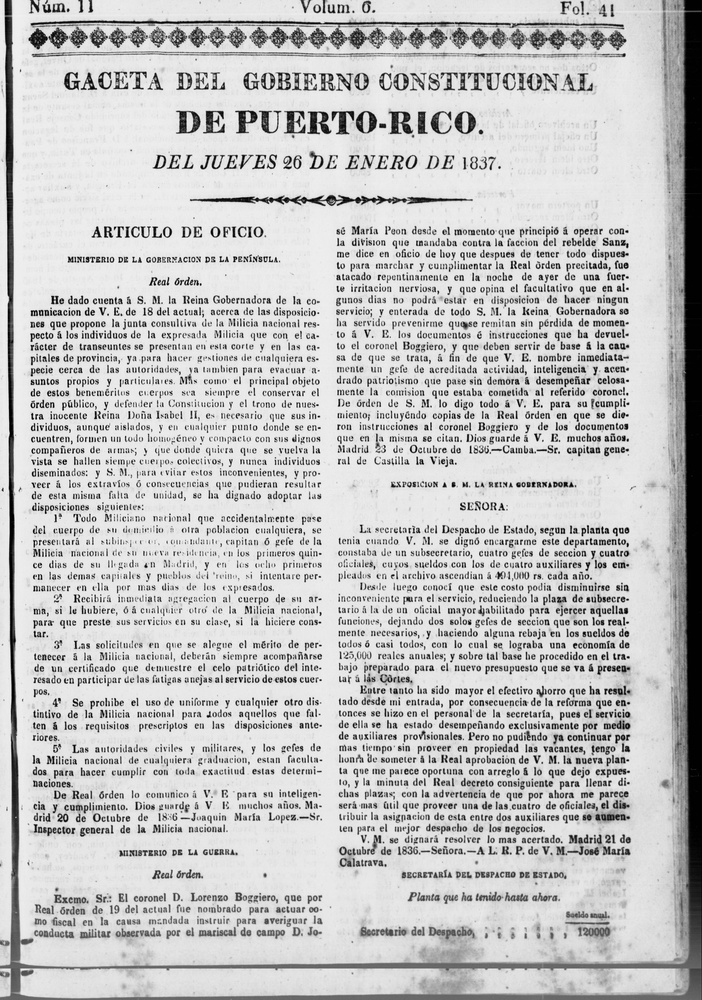
#> input picture code/docstrum/images_bank/AC_2c_title_clean.jpg, 702 x 1000 px, shrunk from 4904 x 6983 before the run; its folder holds only this picture in this run
$ python -i LABA.py   (imports and definitions only)   (older library calls are emulated)
#> lines starting #> are read from the running program, lines starting #| are printed output that depends on the picture; after the words box and inside, x2 and y2 are one past the last pixel; in counts of white or black regions, pixels touching at a corner belong together
#> further down, picture is the input picture: shape (1000, 702, 3); min 0, max 255, mean 195.5
import numpy as np
import cv2
import os


# [1 line not run here, left out]
IMG = './data_BCEV2/0/jpg/'

localizations_dir = './data_BCEV2/0/xml/'
# [1 line that did not run here, left out]


def load_images():  # load the images of the file
    images = []
    for file in sorted(os.listdir(IMG)):
        if file.endswith('.jpg'):
            # images.append(cv2.imread(IMG + file))
            yield cv2.imread(IMG + file)

    # return images


def laba_alg(im):
    # Image area
    area = im.shape[0] * im.shape[1]
#> area = 702000
    # 1. Grayscale
    gray = cv2.cvtColor(im, cv2.COLOR_BGR2GRAY)
    # 2. Otsu
    ret, thr = cv2.threshold(gray, 0, 255, cv2.THRESH_OTSU)
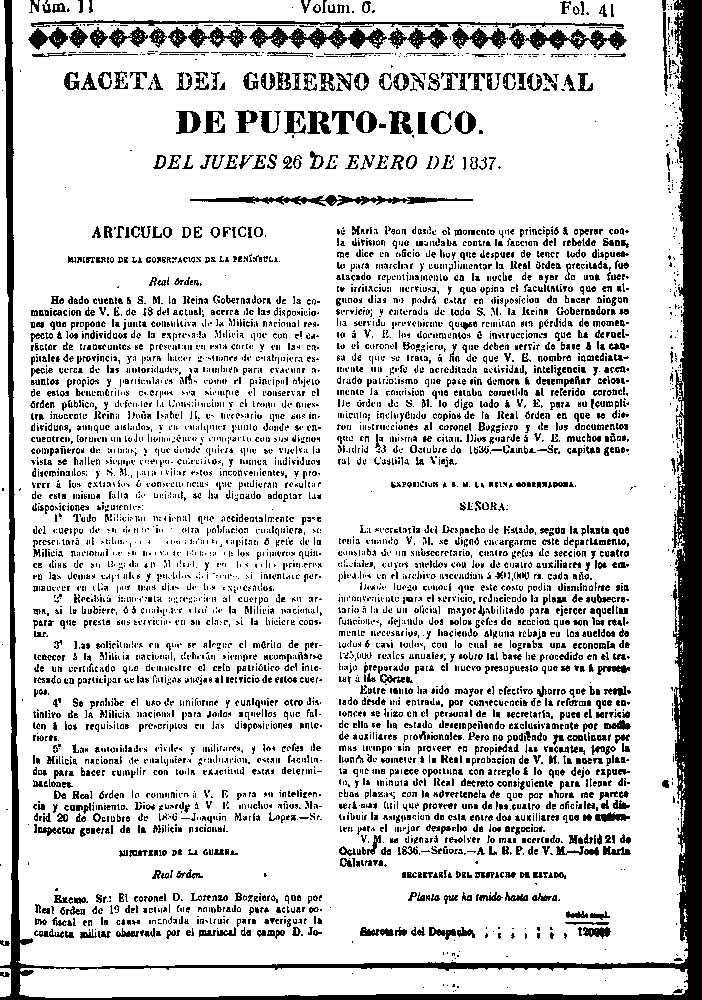
#> thr: shape (1000, 702); 81.7% white; 6259 black regions (5194 under 20 px), largest, box (x1, y1, x2, y2) and area: (0, 0, 702, 1000) 33808, (31, 20, 511, 49) 2814, (190, 195, 473, 206) 1231
#> ret = 151
    # 3. Erosion; in LABA there's not details of the kernel size
    kernel = np.ones((5,5), np.uint8)
    erosion = cv2.erode(thr, kernel, iterations=1)
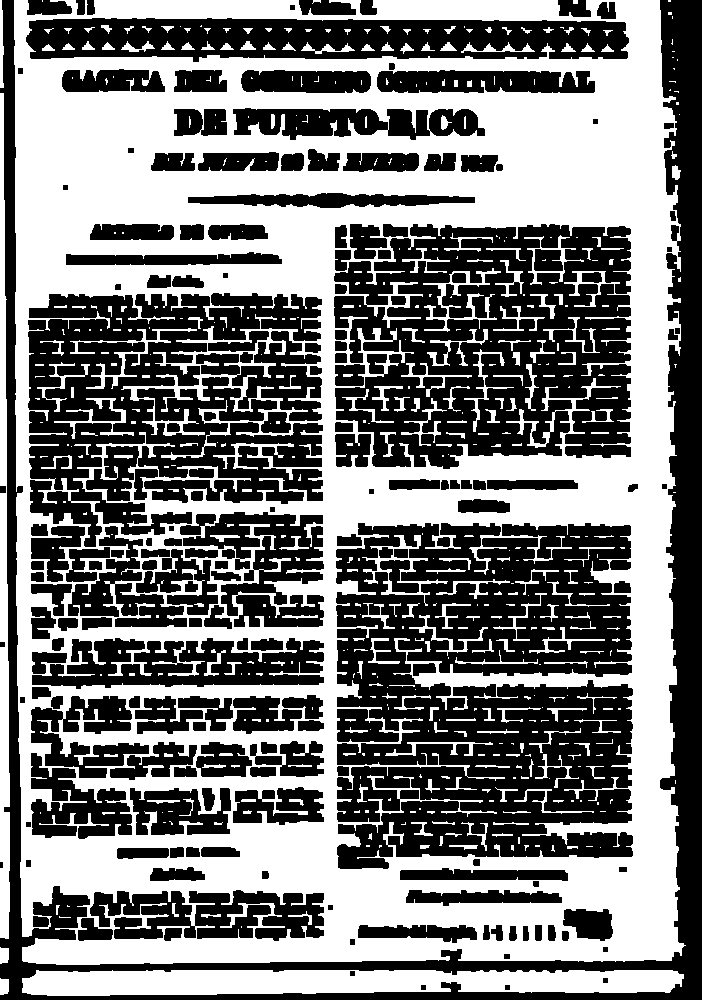
#> erosion: shape (1000, 702); 47.5% white; 545 white regions (305 under 20 px)
    # 4. Find contours
    image, contours, hierarchy = cv2.findContours(erosion, cv2.RETR_TREE, cv2.CHAIN_APPROX_SIMPLE)
#> contours = 738 contours, 392 with area under 20; largest, box (x1, y1, x2, y2) and area: (14, 0, 686, 965) 623542, (335, 522, 634, 870) 88498, (333, 223, 632, 470) 60680, (27, 292, 324, 536) 45576, (25, 17, 630, 63) 23378
    # 5. Bounding box
    # 6. ROI - remove contours with area < 60A and less than 4
    rects_lst = []
    merg_lst = []
    for c in range(len(contours)):
        x, y, w, h = cv2.boundingRect(contours[c])
        if w * h > area * 0.6 or w * h <= 4:
            continue
        rects_lst.append((w * h, x, y, w, h))
#> this loop made 738 passes
#> (x, y, w, h) on passes 1 to 3: (0, 978, 9, 17), (22, 970, 662, 26), (504, 984, 7, 7)
#> after the loop, rects_lst = 616 items, first 6: (153, 0, 978, 9, 17), (17212, 22, 970, 662, 26), (49, 504, 984, 7, 7), (49, 420, 984, 7, 7), (49, 602, 977, 7, 7), (49, 349, 970, 7, 7)
    # 7. merge two boxes if they are contained
    rects_lst.sort(key=lambda tup: tup[0])
    for i in range(len(rects_lst)):
        if i > len(rects_lst):
            break
        cnt_x = int(rects_lst[i][1] + (rects_lst[i][3] / 2))
        cnt_y = int(rects_lst[i][2] + (rects_lst[i][4] / 2))
        for j in range(len(rects_lst)):
            if i == j:
                continue
            try:
                temp_range_x = range(rects_lst[j][1], rects_lst[j][1] + rects_lst[j][3])
                temp_range_y = range(rects_lst[j][2], rects_lst[j][2] + rects_lst[j][4])
                if cnt_x in temp_range_x and cnt_y in temp_range_y:
                    if rects_lst[i][0] < rects_lst[j][0]:
                        merg_lst.append(rects_lst[i])
            except IndexError:
                continue
#> this loop made 616 passes
#> (cnt_x, cnt_y) on passes 1 to 3: (170, 811), (173, 465), (361, 82)
#> after the loop, merg_lst = 602 items, first 6: (5, 168, 811, 5, 1), (5, 171, 465, 5, 1), (5, 361, 80, 1, 5), (5, 292, 76, 1, 5), (6, 110, 720, 2, 3), (6, 110, 720, 2, 3)
    # draw bounding boxes
    filtered_lst = [x[1:] for x in rects_lst if x not in merg_lst]
#> filtered_lst = 129 items, first 6: (67, 905, 3, 2), (668, 0, 3, 2), (676, 102, 3, 3), (674, 91, 5, 2), (674, 364, 3, 4), (671, 39, 2, 6)
    for rec in filtered_lst:
        x, y, w, h = rec
        cv2.rectangle(thr, (x, y), (x + w, y + h), (0, 255, 0), 3)
#> this loop made 129 passes
#> (x, y, w, h) on passes 1 to 12: (67, 905, 3, 2), (668, 0, 3, 2), (676, 102, 3, 3), (674, 91, 5, 2), (674, 364, 3, 4), (671, 39, 2, 6), (668, 12, 4, 3), (669, 81, 7, 2), (678, 277, 3, 5), (573, 0, 5, 4), (59, 916, 12, 2), (312, 0, 9, 4)
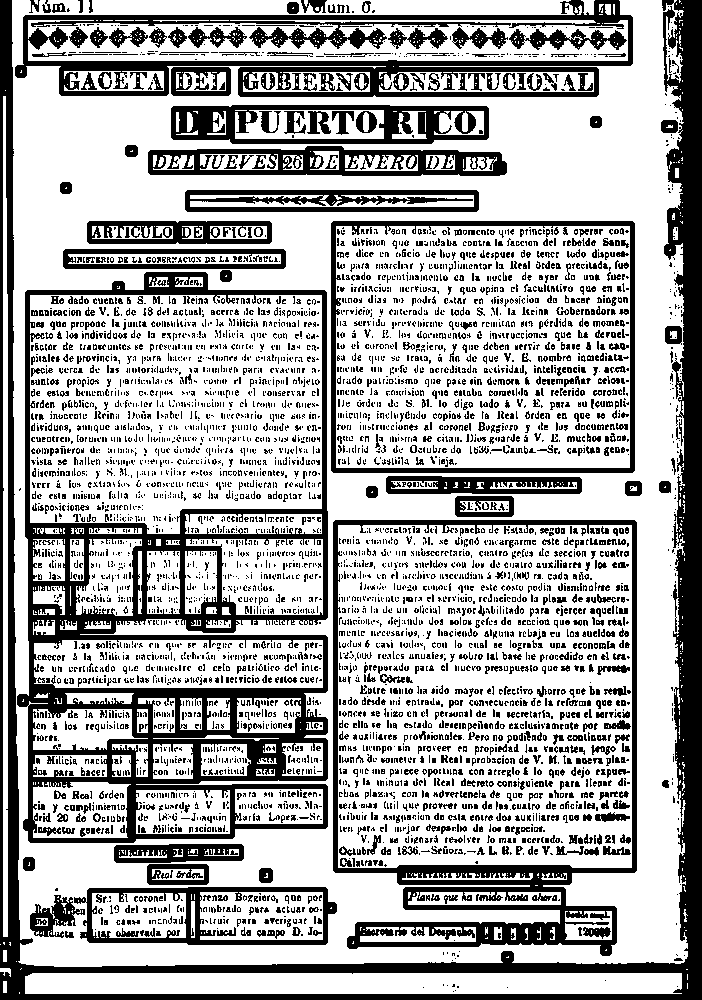
#> thr: shape (1000, 702); 67.6% white; 5618 black regions (4718 under 20 px), largest, box (x1, y1, x2, y2) and area: (0, 0, 702, 1000) 44764, (17, 272, 328, 843) 34190, (15, 0, 633, 97) 16962
    return thr, filtered_lst


# [12 lines not run here, left out]

>>> import cv2
>>> picture = cv2.imread('docstrum/images_bank/AC_2c_title_clean.jpg')
>>> result = laba_alg(picture)
